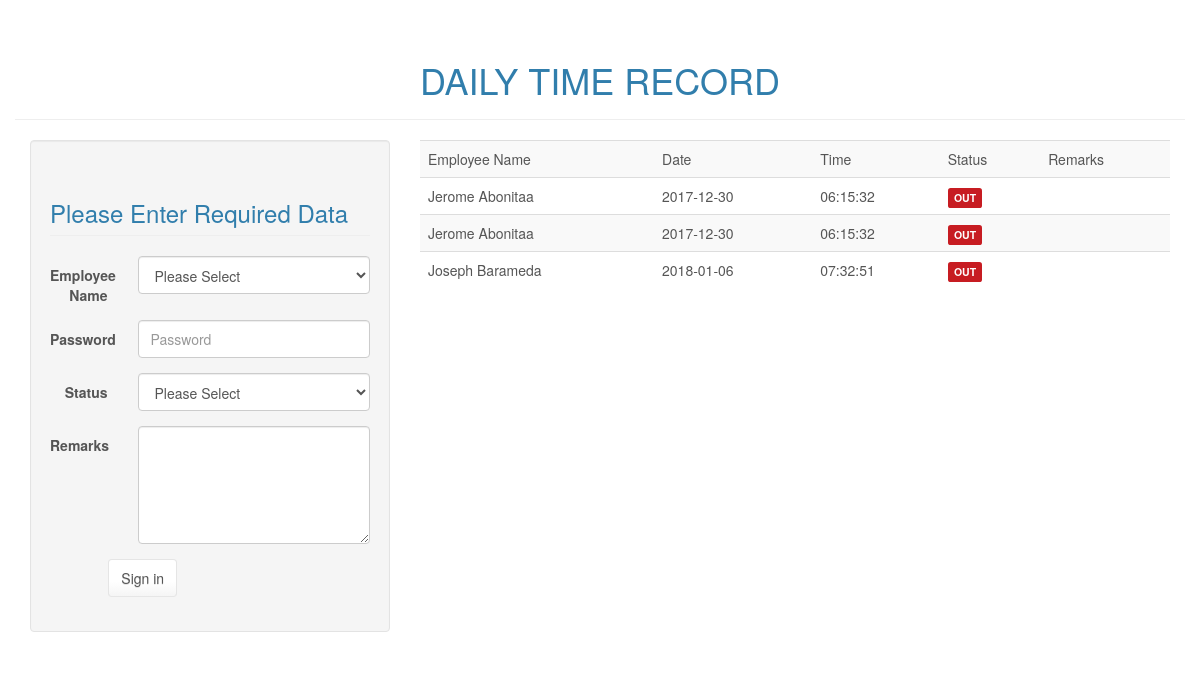
Screenshot of /dailytimerecord.php (signed in) with the database file from the repository.
### tables this page shows
CREATE TABLE `dtr` (
  `id` int(11) NOT NULL,
  `employee_id` int(11) NOT NULL,
  `password` int(11) NOT NULL,
  `status` varchar(25) NOT NULL,
  `time_in` time NOT NULL,
  `time_out` time NOT NULL,
  `date` date NOT NULL,
  `remarks` text NOT NULL
);

CREATE TABLE `employee_details` (
  `employee_id` int(11) NOT NULL,
  `employee_name` text NOT NULL,
  `employee_hrrate` int(11) NOT NULL,
  `employee_dlyrate` int(11) NOT NULL,
  `employee_perday` int(11) NOT NULL,
  `employee_passcode` int(11) NOT NULL,
  `employee_status` varchar(50) NOT NULL DEFAULT 'Active'
);

### dailytimerecord.php (the view, shortened to what this page needs)
<?php
include('database_connection.php');
include('includes/head.php');
?>
	<br />
<div class="container">
	<div class="row">
		<div class="page-header">
			<h1 class="text-center">DAILY TIME RECORD</h1>
		</div>
  		<div class="col-xs-6 col-md-4">
  			<div class="well">
  				<form class="form-horizontal" id="dtr_form" method="POST">
  					<h3 class="page-header">Please Enter Required Data</h3>
					  <div class="form-group" method="POST" id="dtr_form">
					    <label for="inputEmail3" class="col-sm-3 control-label">Employee Name</label>
					    <div class="col-sm-9">
					      <select name="employee_name" id="employee_name" class=" form-control" data-live-search="true" required>
								<option value="">Please Select</option>
							</select>
					    </div>
					  </div>
					  <div class="form-group">
					    <label for="inputPassword3" class="col-sm-3 control-label">Password</label>
					    <div class="col-sm-9">
					      <input type="password" class="form-control" name="password" id="password" placeholder="Password">
					    </div>
					  </div>
					  <div class="form-group">
					  	<label for="inputPassword3" class="col-sm-3 control-label">Status</label>
					    <div class="col-sm-9">
							<select class="form-control" name="status" id="status" required>
								<option value="">Please Select</option>
							</select>
					    </div>
					  </div>
					  <div class="form-group">
					  			<label for="inputPassword3" class="col-sm-3 control-label">Remarks</label>
					    <div class="col-sm-9">
							<textarea class="form-control" name="remarks" id="remarks" cols="3" rows="5">
							</textarea>
					    </div>
					  </div>
					  <div class="form-group">
					    <div class="col-sm-offset-2 col-sm-10">
					      <button type="submit" class="btn btn-default">Sign in</button>
					    </div>
					  </div>
					</form>
  			</div>
  		</div>
		<div class="col-xs-12 col-sm-6 col-md-8">
			<table class="table table-striped" name='dtr_data'  id='dtr_data'>
			 	<tr>
			 		<td>Employee Name</td>
			 		<td>Date</td>
			 		<td>Time</td>
			 		<td>Status</td>
			 		<td>Remarks</td>
			 	</tr>
			 	<?php
			 		$query = '';
					$query .= "
					SELECT * FROM dtr d JOIN employee_details e USING (employee_id)";
					$statement = $connect->prepare($query);
					$statement->execute();
					$result = $statement->fetchAll();
					foreach($result as $row)
					{
						if($row['status']=='in'){
							$status = "<span class='label label-success'>IN</span>";
						}else{
							$status = "<span class='label label-danger'>OUT</span>";
						}
						if($row['status']=='out'){
							$time = $row['time_out'];
						}else{
							$time = $row['time_in'];
						}
						echo "<tr>
								<td>".$row['employee_name']."</td>
								<td>".$row['date']."</td>
								<td>".$time."</td>
								<td>".$status."</td>
								<td>".$row['remarks']."</td>
							</tr>";
					}
			 	 ?>
			</table>
		</div>
	</div>
</div>
<?php
include("includes/footer.php");
?>

### includes/head.php (shortened to what this page needs)
<!DOCTYPE html>
<html>
	<head>
		<link rel="stylesheet" href="css/bootstrap.min.css" />
			<link rel="stylesheet" href="css/datepicker.css">
	<link rel="stylesheet" href="https://cdnjs.cloudflare.com/ajax/libs/bootstrap-select/1.12.2/css/bootstrap-select.min.css">
		<link rel="stylesheet" href="css/dataTables.bootstrap.min.css" />
	</head>
	<body>

### includes/footer.php (shortened to what this page needs)
	</body>
</html>

### rows the page displays
dtr: employee.employee_name "Jerome Abonitaa", date "2017-12-30", time_out "06:15:32", status "OUT"
dtr: employee.employee_name "Jerome Abonitaa", date "2017-12-30", time_out "06:15:32", status "OUT"
dtr: employee.employee_name "Joseph Barameda", date "2018-01-06", time_out "07:32:51", status "OUT"
